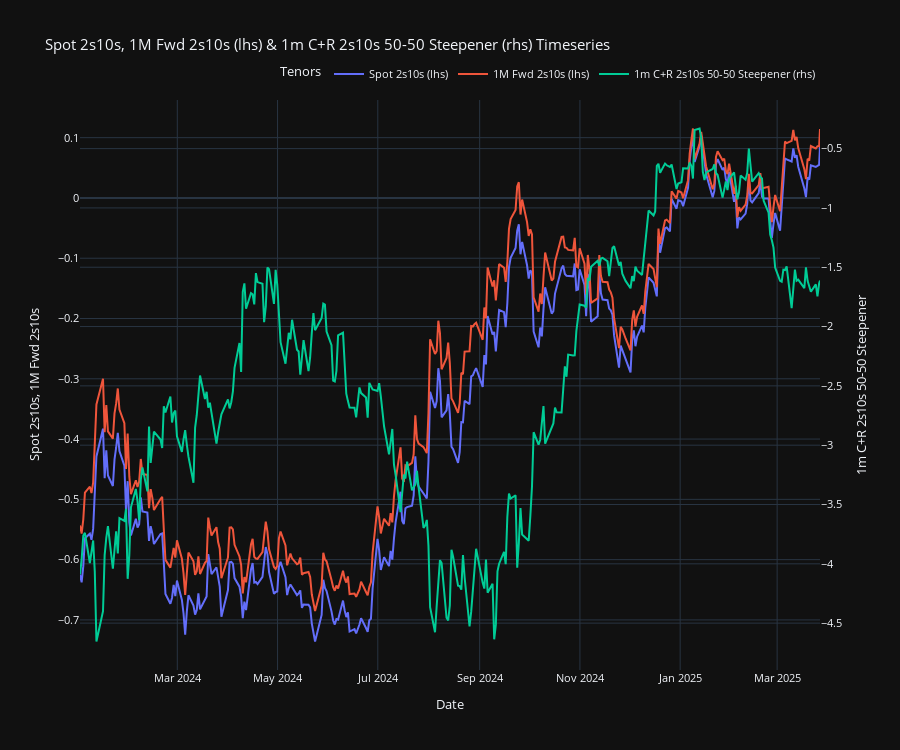
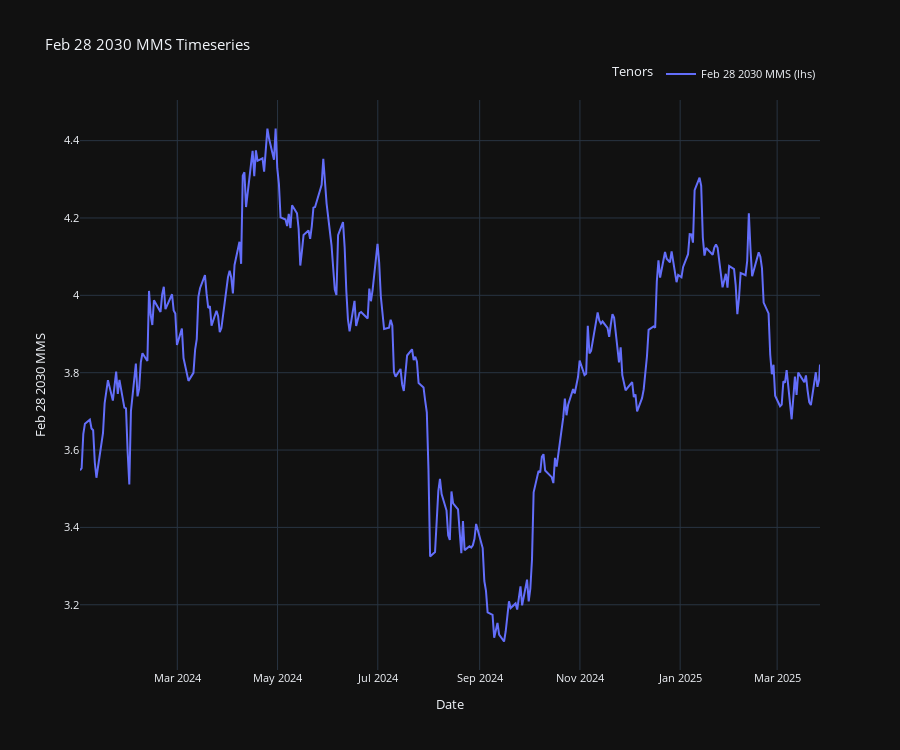

Notebook code for these charts, in order:
### Code cell
usd_ois.timeseries_df_plotter(df=usd_ois_ts_df, cols_to_plot=["Spot 2s10s", "1M Fwd 2s10s"], cols_to_plot_raxis=["1m C+R 2s10s 50-50 Steepener"], use_plotly=True)
usd_ois.timeseries_df_plotter(df=usd_ois_ts_df, cols_to_plot=["Feb 28 2030 MMS"], use_plotly=True)

### Figure 1 — Plotly figure (JSON) as saved in the notebook; plotly's stock layout.template omitted (floating-point values rounded to 4 significant figures; data arrays with more than 128 entries replaced by an {"elided": "..."} marker saying what was removed)
{"data": [{"hovertemplate": "%{x|%Y-%m-%d %H:%M:%S}<br>%{y}<extra></extra>", "mode": "lines", "name": "Spot 2s10s (lhs)", "type": "scatter", "x": {"elided": "309 str values"}, "y": {"elided": "309 float values"}, "yaxis": "y"}, {"hovertemplate": "%{x|%Y-%m-%d %H:%M:%S}<br>%{y}<extra></extra>", "mode": "lines", "name": "1M Fwd 2s10s (lhs)", "type": "scatter", "x": {"elided": "309 str values"}, "y": {"elided": "309 float values"}, "yaxis": "y"}, {"mode": "lines", "name": "1m C+R 2s10s 50-50 Steepener (rhs)", "type": "scatter", "x": {"elided": "309 str values"}, "y": {"elided": "309 float values"}, "yaxis": "y2"}], "layout": {"font": {"size": 11}, "height": 750, "legend": {"orientation": "h", "title": {"text": "Tenors"}, "x": 1, "xanchor": "right", "y": 1.02, "yanchor": "bottom"}, "newshape": {"line": {"color": "red"}}, "showlegend": true, "title": {"text": "Spot 2s10s, 1M Fwd 2s10s (lhs) & 1m C+R 2s10s 50-50 Steepener (rhs) Timeseries "}, "xaxis": {"showgrid": true, "showspikes": true, "spikecolor": "white", "spikemode": "across", "spikesnap": "cursor", "title": {"text": "Date"}}, "yaxis": {"showgrid": true, "showspikes": true, "side": "left", "spikecolor": "white", "spikesnap": "cursor", "spikethickness": 0.5, "title": {"text": "Spot 2s10s, 1M Fwd 2s10s"}}, "yaxis2": {"overlaying": "y", "showgrid": true, "showspikes": true, "side": "right", "spikecolor": "white", "spikesnap": "cursor", "spikethickness": 0.5, "title": {"text": "1m C+R 2s10s 50-50 Steepener"}}}}

### Figure 2 — Plotly figure (JSON) as saved in the notebook; plotly's stock layout.template omitted (floating-point values rounded to 4 significant figures; data arrays with more than 128 entries replaced by an {"elided": "..."} marker saying what was removed)
{"data": [{"hovertemplate": "%{x|%Y-%m-%d %H:%M:%S}<br>%{y}<extra></extra>", "mode": "lines", "name": "Feb 28 2030 MMS (lhs)", "type": "scatter", "x": {"elided": "309 str values"}, "y": {"elided": "309 float values"}, "yaxis": "y"}], "layout": {"font": {"size": 11}, "height": 750, "legend": {"orientation": "h", "title": {"text": "Tenors"}, "x": 1, "xanchor": "right", "y": 1.02, "yanchor": "bottom"}, "newshape": {"line": {"color": "red"}}, "showlegend": true, "title": {"text": "Feb 28 2030 MMS Timeseries "}, "xaxis": {"showgrid": true, "showspikes": true, "spikecolor": "white", "spikemode": "across", "spikesnap": "cursor", "title": {"text": "Date"}}, "yaxis": {"showgrid": true, "showspikes": true, "side": "left", "spikecolor": "white", "spikesnap": "cursor", "spikethickness": 0.5, "title": {"text": "Feb 28 2030 MMS"}}, "yaxis2": {"overlaying": "y", "showgrid": true, "showspikes": true, "side": "right", "spikecolor": "white", "spikesnap": "cursor", "spikethickness": 0.5, "title": {}}}}
